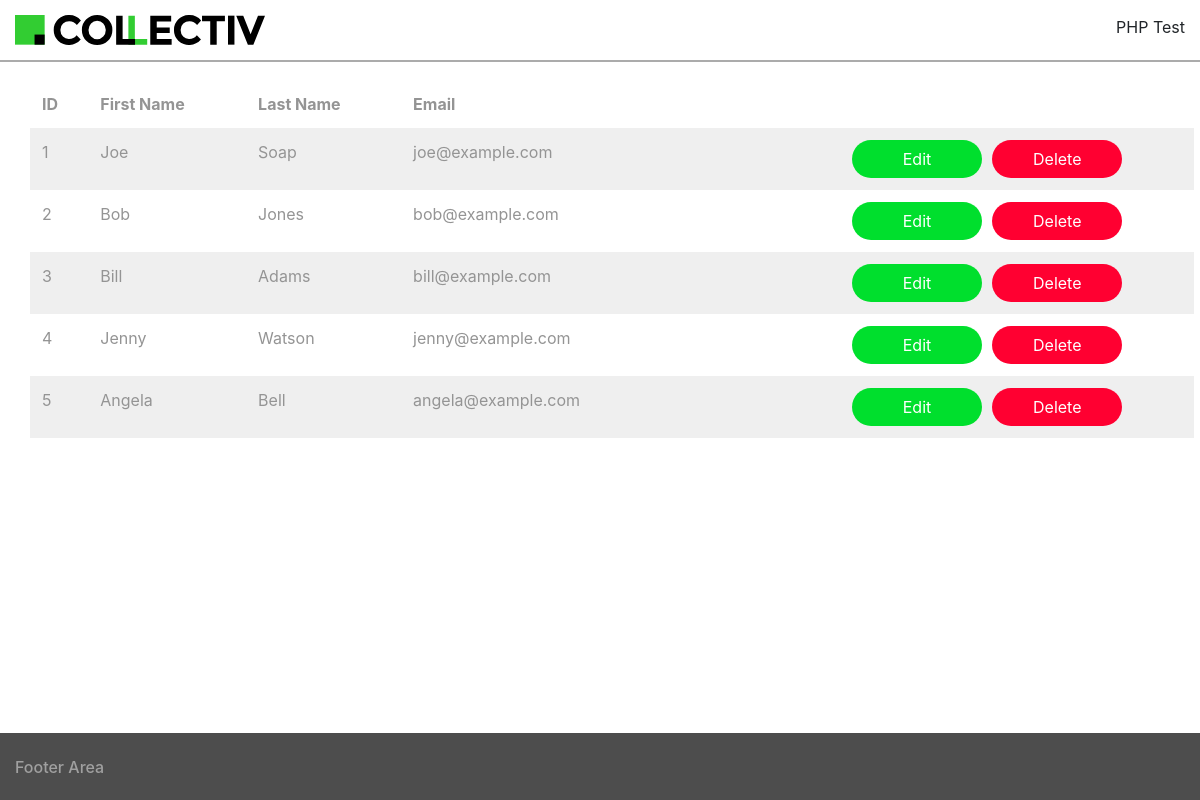
The app's page /index.php/user/list_users with its own data.
### tables this page shows
CREATE TABLE `users` (
  `id` mediumint(8) unsigned NOT NULL auto_increment,
  `first_name` varchar(100) NOT NULL,
  `surname` varchar(100) NOT NULL,
  `email` varchar(100) NOT NULL,
  `username` varchar(100) NOT NULL,
  `password` varchar(100) NOT NULL,
  PRIMARY KEY  (`id`)
);

### application/controllers/User.php (called while the page is built, shortened)
<?php
class User extends CI_Controller {
    public function list_users(){
        $this->load->model("user_model");
        $data['users'] = $this->user_model->list_users();
        $this->load->view('includes/header');
        $this->load->view('user/list_users',$data);
        $this->load->view('includes/footer');
    }
}

### index.php (called while the page is built, shortened)
<?php
require_once BASEPATH.'core/CodeIgniter.php';

### application/libraries/My_Pdo_connector.php (called while the page is built, shortened)
<?php
class My_Pdo_connector extends Database_connector{
	  protected $username;
	  protected $password;
	  protected $dsn;
	  protected $conn;
	  public function __construct()
        {
            $this->host = 'localhost';
            $this->username = 'ds';
            $this->password = '12345678';
            $this->db = 'ds';
            $this->connport = 3306;
			$this->dsn = 'mysql:host='.$this->host.';port='.$this->connport.';dbname='.$this->db;
        }
	  public function open_connection(){
		try{
		 $this->conn = new PDO($this->dsn, $this->username, $this->password);
		}catch (PDOException $e){
		 echo $e->getMessage();
		}
	  }
	  public function select($cols = array('*'),$table,$where = '',$limit = 0){
	  	if ($this->conn->getAttribute(PDO::ATTR_DRIVER_NAME) == 'mysql') {
	  		$cols_separated = implode(",", $cols);
			$where_clause  = '';
		    $stmt = $this->conn->prepare('select '.$cols_separated.'
		    						from '.$table.' '.$where_clause .' order by id asc ',
		        array(PDO::MYSQL_ATTR_USE_BUFFERED_QUERY => true));
		    $stmt->execute();
		    $ret_val = array();
		    while($result = $stmt->fetch(PDO::FETCH_ASSOC)){
		    	array_push($ret_val, $result);
		    }
			return($ret_val);
		} else {
		    die("my application only works with mysql; I should use \$stmt->fetchAll() instead");
		}
	  }
	}

### application/models/User_model.php (called while the page is built, shortened)
<?php
class User_model extends CI_Model
{
    public function list_users($id = null){
        if(empty($id)){
          return  $this->my_pdo_connector->select(array('*'),'users', '' );
        }else{
          return $this->my_pdo_connector->select(array('*'),'users' , 'id ='.$id);
        }
    }
}

### application/views/user/list_users.php (the view, shortened to what this page needs)
<div id = "main-container">
    <table class="table">
        <thead >
        <tr style="background-color: #ffffff !important; border-top-style: none !important; ">
            <th scope="col">ID</th>
            <th scope="col">First Name</th>
            <th scope="col">Last Name</th>
            <th scope="col">Email</th>
            <th scope="col"></th>
        </tr>
        </thead>
        <tbody>
            <?php
            if (count($users) > 0) {
                foreach ($users as $user) {
                    ?>
                    <tr>
                        <td ><?= $user['id'] ?></td>
                        <td><?= $user['first_name'] ?></td>
                        <td><?= $user['surname'] ?></td>
                        <td><?= $user['email'] ?></td>
                        <td>
                            <button onclick="delete_user(<?=$user['id']?>);" class="btn pill" style="float: right; width: 130px; margin: 0px !important; margin-right: 60px !important;  background-color: #FF0031; color: white;">Delete</button>
                            <button onclick="edit_user(<?=$user['id']?>);"  class="btn pill" style="float: right; width: 130px; margin: 0px !important; margin-right: 10px !important; background-color: #00DF2D; color: white;">Edit</button>
                        </td>
                    </tr>
                    <?php
                }
            }
            ?>
        </tbody>
    </table>
</div>

### application/views/includes/header.php (shortened to what this page needs)
<!doctype html>
<html lang="en">
<head>
    <link rel="stylesheet" href="https://stackpath.bootstrapcdn.com/bootstrap/4.3.1/css/bootstrap.min.css" >
</head>
<body>
<div id = "header" class="fixed-top" style="border-bottom: 2px solid #ABABAB;">
    <img src="<?=base_url('application/assets/img/logo.svg');?>" style="height:30px; margin:15px;" class="pull-left inline-block">
    <div class="inline-block" style="float: right; margin-top: 15px; margin-right: 15px; ">
        <h9 >PHP Test</h9>
    </div>
</div>

### application/views/includes/footer.php
<div id = 'footer_bar' class="fixed-bottom" style="padding-top: 25px;">
    <h6 >Footer Area</h6>
</div>
</html>
</body>

### application/views/includes/header.php (style rules this page uses)
.inline-block { display: inline-block; }
.pill { text-align: center; margin: 4px 2px; cursor: pointer; border-radius: 20px; padding-left: 40px; padding-right: 40px; }
#footer_bar { background-color:#4D4D4D; padding: 15px; color:#A0A0A0; }
table { margin-top :80px; margin-left : 30px; margin-right: 30px; color : #949494 !important; width: 97% !important; }
tr:nth-child(odd) { background: #EFEFEF }
.table td { border: 0px solid #ffffff !important; }
.table th { border: 0px solid #ffffff !important; }

### records on screen
users: id "1", first_name "Joe", surname "Soap", email "joe@example.com"
users: id "2", first_name "Bob", surname "Jones", email "bob@example.com"
users: id "3", first_name "Bill", surname "Adams", email "bill@example.com"
users: id "4", first_name "Jenny", surname "Watson", email "jenny@example.com"
users: id "5", first_name "Angela", surname "Bell", email "angela@example.com"
